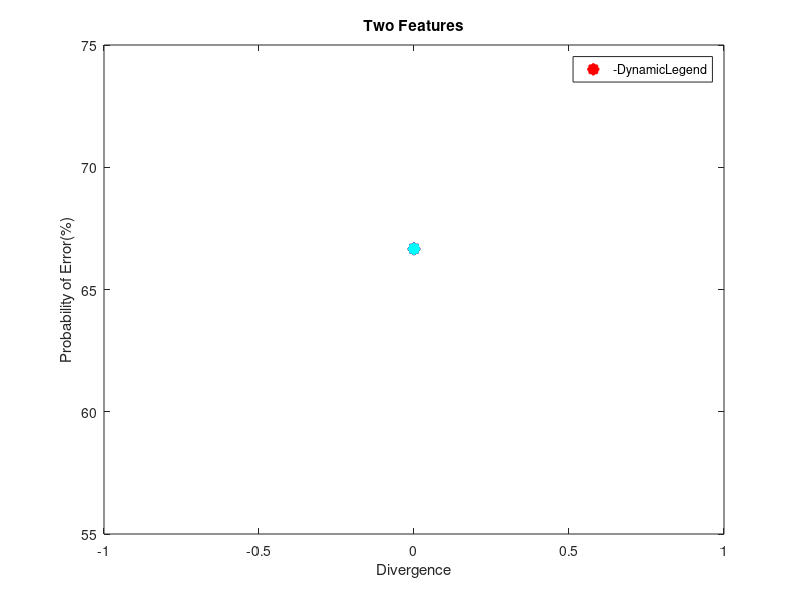
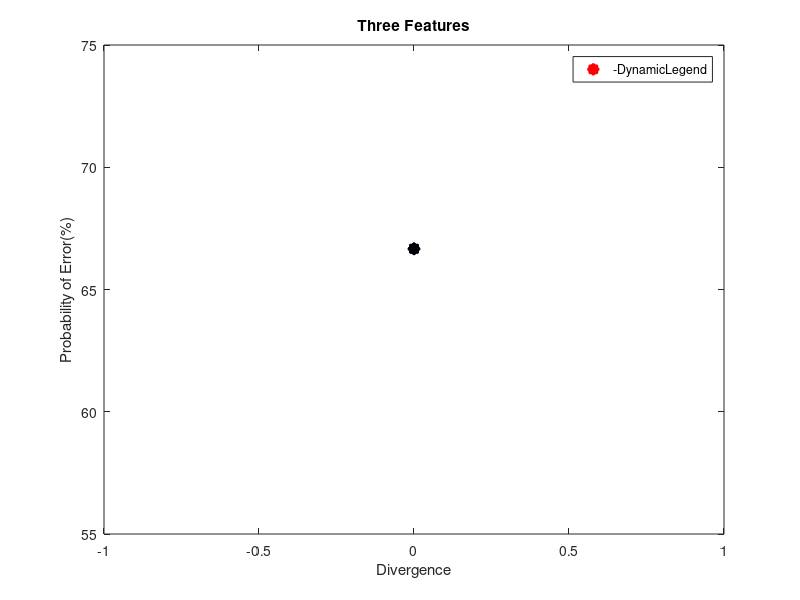
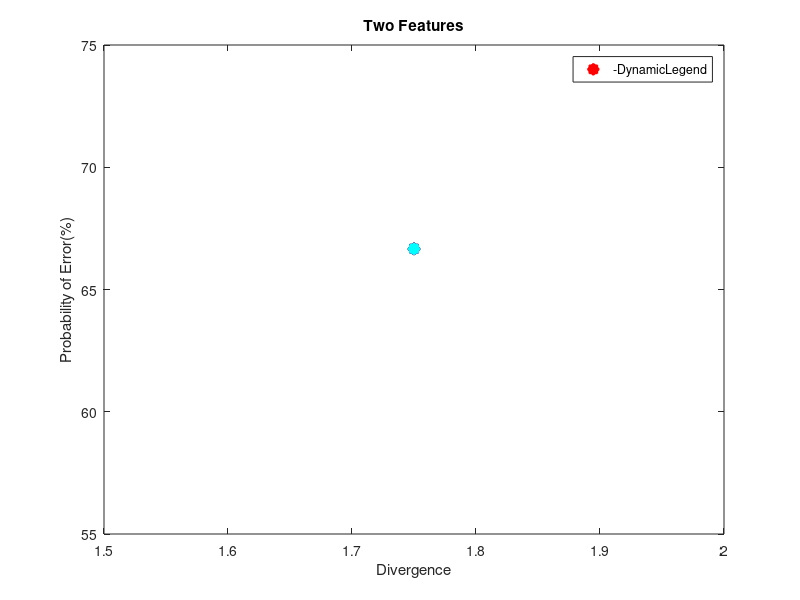
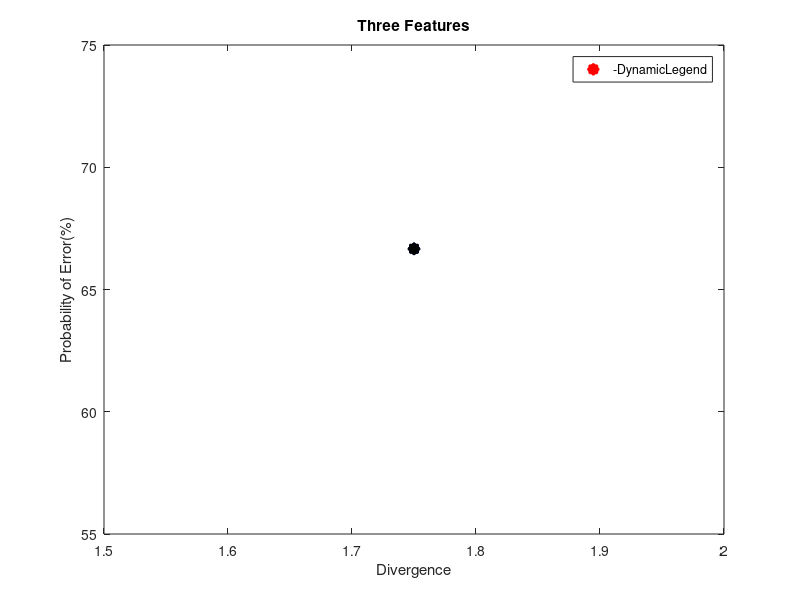

These charts were generated, in order, by the following MATLAB code:
%% file name project4.m
% author: Mrinmoy Sarkar
% email: msarkar@aggies.ncat.edu
% date: 12/1/2017

%%
clear all;
close all;
%% load data to a veriable
data = importdata('iris.txt');

% no. of class is 3 named Iris-setosa, Iris-versicolor and Iris-verginica
% there are 4 attributes named sepal-length, sepal-width, petal-length,
% petal-width
% there are 50 plants for each species

irisSetosad = zeros(50,4);
irisVersicolord = zeros(50,4);
irisVerginicad = zeros(50,4);

n = size(data,1);

indxSeto = 1;
indxVers = 1;
indxVerg = 1;

for i=2:n
    x = strsplit(cell2mat(data(i)));
    if strcmp(x(5), 'Iris-setosa')
        for j=1:4
            irisSetosad(indxSeto,j) = str2double(cell2mat(x(j)));
        end
        indxSeto = indxSeto + 1;
    elseif strcmp(x(5), 'Iris-versicolor')
        for j=1:4
            irisVersicolord(indxVers,j) = str2double(cell2mat(x(j)));
        end
        indxVers = indxVers + 1;
    elseif strcmp(x(5), 'Iris-virginica')
        for j=1:4
            irisVerginicad(indxVerg,j) = str2double(cell2mat(x(j)));
        end
        indxVerg = indxVerg + 1;
    end
end

featureName = {'SL','SW','PL','PW'};
color = 'rgbkmc';

%% divergence calculation and quadratic Bayesian classifier implementation
for opt = 1:3
    option = opt;
    for sf=2:3
        noOfclass = 3;
        classes={};
        classes{1} = irisSetosad;
        classes{2} = irisVersicolord;
        classes{3} = irisVerginicad;
        
        noOfselectedFeature = sf;
        featurevector = 1:4;
        combOffeature = nchoosek(featurevector,noOfselectedFeature);
        combOfclass = nchoosek(1:3,2);
        Di = zeros(size(combOffeature,1),1);
        Pe = Di;
        for ii=1:size(combOffeature,1)
            mu = {};
            co = {};
            for j=1:noOfclass
                cl = classes{j};
                mu{j} = (mean(cl(:,combOffeature(ii,:))))';
                co{j} = (cov(cl(:,combOffeature(ii,:))));
            end
            D = zeros(noOfclass,1);
            a = D;
            for j=1:size(combOfclass,1)
                D(j) = 0.5*trace((co{combOfclass(j,1)}-co{combOfclass(j,2)})*(pinv(co{combOfclass(j,2)})-pinv(co{combOfclass(j,1)})))...
                    + 0.5*trace((pinv(co{combOfclass(j,1)})+pinv(co{combOfclass(j,2)}))*(mu{combOfclass(j,1)}-mu{combOfclass(j,2)})...
                    *(mu{combOfclass(j,1)} - mu{combOfclass(j,2)})');
                
                A = 0.5*(co{combOfclass(j,1)}+co{combOfclass(j,2)});
                a(j) = 0.125*(mu{combOfclass(j,1)} - mu{combOfclass(j,2)})'...
                    *pinv(A)*(mu{combOfclass(j,1)} - mu{combOfclass(j,2)})...
                    +0.5*log(det(A)/sqrt(det(co{combOfclass(j,1)})*det(co{combOfclass(j,2)})));
            end
            if option == 1 %divergence
                Di(ii) = mean(D);
            elseif option == 2 %Transformed divergence
                Di(ii) = mean(2*(1-exp(-D)/8));
            elseif option == 3 %Bhattacharyya distance
                Di(ii) = mean(2*(1-exp(-a)));
            end
            
            
            
            
            % quadratic Bayesian classifier
            irisSetosa = irisSetosad(:,combOffeature(ii,:));
            irisVersicolor = irisVersicolord(:,combOffeature(ii,:));
            irisVerginica = irisVerginicad(:,combOffeature(ii,:));
            
            no_of_train_sample = 50;
            no_of_test_sample = 50;
            fprintf('quadratic Bayesian classifier for no. of training sample : %d and no. of test sample : %d\n',no_of_train_sample, no_of_test_sample);
            % dataset is partisioned as train:test = no_of_train_sample:no_of_test_sample
            trainSet = [irisSetosa(1:no_of_train_sample,:); irisVersicolor(1:no_of_train_sample,:); irisVerginica(1:no_of_train_sample,:)];
            testSet = [irisSetosa(1:no_of_test_sample,:); irisVersicolor(1:no_of_test_sample,:); irisVerginica(1:no_of_test_sample,:)];
            
            % mean vector calculation
            m_i = [mean(trainSet(1:no_of_train_sample,:));mean(trainSet(no_of_train_sample+1:2*no_of_train_sample,:));mean(trainSet(2*no_of_train_sample+1:3*no_of_train_sample,:))];
            
            % co-varience matrix calculation
            cv = [cov(trainSet(1:no_of_train_sample,:));cov(trainSet(no_of_train_sample+1:2*no_of_train_sample,:));cov(trainSet(2*no_of_train_sample+1:3*no_of_train_sample,:))];
            
            confussionMat = zeros(3,3);
            % test each sample
            for i = 1:no_of_test_sample*3
                testX = testSet(i,:);
                ln_ci = [log(det(cv(1:noOfselectedFeature,:))) log(det(cv(noOfselectedFeature+1:2*noOfselectedFeature,:))) log(det(cv(2*noOfselectedFeature+1:3*noOfselectedFeature,:)))];
                ln_ci = -0.5 * ln_ci;
                xm_i = [testX;testX;testX] - m_i;
                xm_i_das_Cinv_xm_i = [xm_i(1,:)*pinv(cv(1:noOfselectedFeature,:))*(xm_i(1,:))' xm_i(2,:)*pinv(cv(noOfselectedFeature+1:2*noOfselectedFeature,:))*(xm_i(2,:))' xm_i(3,:)*pinv(cv(2*noOfselectedFeature+1:3*noOfselectedFeature,:))*(xm_i(3,:))'];
                xm_i_das_Cinv_xm_i = -0.5 * xm_i_das_Cinv_xm_i;
                di = ln_ci + xm_i_das_Cinv_xm_i;
                [m, m_index] = max(di);
                if i<=no_of_test_sample
                    confussionMat(m_index, 1) = confussionMat(m_index, 1) + 1;
                elseif i>no_of_test_sample && i<=2*no_of_test_sample
                    confussionMat(m_index, 2) = confussionMat(m_index, 2) + 1;
                else
                    confussionMat(m_index, 3) = confussionMat(m_index, 3) + 1;
                end
            end
            
            fprintf('\nConfusion Matrix:        |irisSetosa(True) | irisVersicolor(True) | irisVerginica(True)\n');
            fprintf('----------------------------------------------------------------------------------------\n');
            fprintf('irisSetosa(Predicted)     | %2d              | %2d                   | %2d\n', confussionMat(1,1), confussionMat(1,2), confussionMat(1,3));
            fprintf('----------------------------------------------------------------------------------------\n');
            fprintf('irisVersicolor(Predicted) | %2d              | %2d                   | %2d\n', confussionMat(2,1), confussionMat(2,2), confussionMat(2,3));
            fprintf('----------------------------------------------------------------------------------------\n');
            fprintf('irisVerginica(Predicted)  | %2d              | %2d                   | %2d\n', confussionMat(3,1), confussionMat(3,2), confussionMat(3,3));
            fprintf('----------------------------------------------------------------------------------------\n');
            fprintf('Correct = %.2f%%\n\n\n',100*sum(diag(confussionMat))/(3*no_of_test_sample));
            Pe(ii) = 100 - 100*sum(diag(confussionMat))/(3*no_of_test_sample);
        end
        
        % sort divergence
        [Di,indx] = sort(Di);
        tpe = Pe;
        tcombOffeature = combOffeature;
        for jj=1:length(Di)
            Pe(jj) = tpe(indx(jj));
            combOffeature(jj,:) = tcombOffeature(indx(jj),:);
        end
        figure
        for jj=1:length(Di)
            if length(Di)==6
                lgnd = strcat(featureName{combOffeature(jj,1)},',',featureName{combOffeature(jj,2)});
            else
                lgnd = strcat(featureName{combOffeature(jj,1)},',',featureName{combOffeature(jj,2)},',',featureName{combOffeature(jj,3)});
            end
            disp(lgnd)
            plot(Di(jj),Pe(jj),strcat('*',color(jj)),'LineWidth',7,'DisplayName', lgnd);
            legend('-DynamicLegend');
            hold on;
        end
        if length(Di)==6
            title('Two Features');
        else
            title('Three Features');
        end
        xlabel('Divergence');
        ylabel('Probability of Error(%)');
        disp('Divergence:')
        disp(Di')
        disp('Probability of Error(%):')
        disp(Pe')
    end
end
